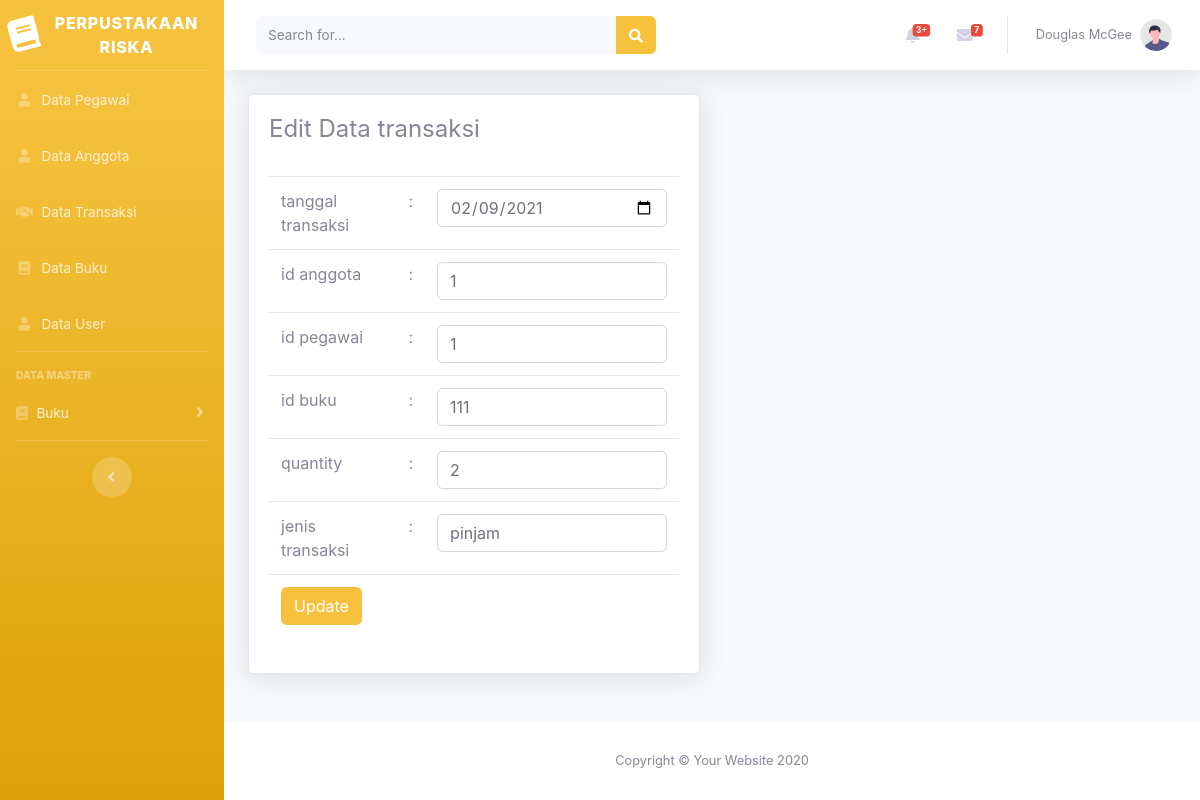
Screenshot of /perpustakaan_riska/beranda.php?page=transaksi&aksi=edit&id=1 with the database file from the repository.
### tables this page shows
CREATE TABLE `tabel_transaksi` (
  `id_transaksi` int(5) NOT NULL,
  `tanggal_transaksi` date NOT NULL,
  `id_anggota` int(5) NOT NULL,
  `id_pegawai` int(5) NOT NULL,
  `id_buku` int(7) NOT NULL,
  `quantity` int(2) NOT NULL,
  `jenis_transaksi` enum('pinjam','kembali') NOT NULL
);

### perpustakaan_riska/views/transaksi/edittransaksi.php (the view, shortened to what this page needs)
<?php
    @$id = $_GET['id'];
    $sql    = "select * from tabel_transaksi where id_transaksi=$id";
    $show   = $db->query($sql);
    $hasil  = mysqli_fetch_assoc($show);
?>
<div class="container-fluid">
    <div class="row">
        <div class="col-lg-6">
            <div class="card shadow mb-4">
                <div class="card-body">
                    <div class="table-responsive">
                        <h4>Edit Data transaksi</h4>
                        <br>
                        <form action="model/transaksi/prosesupdatetransaksi.php" method="POST">
                            <table class="table">
                            <tr>
                                    <td>tanggal transaksi</td>
                                    <td>:</td>
                                    <td><input type="date" class="form-control" name="tanggal_transaksi" id="tanggal_transaksi"
                                            value="<?php echo $hasil['tanggal_transaksi']?>"></td>
                                </tr>
                                <tr>
                                    <td>id anggota</td>
                                    <td>:</td>
                                    <td><input type="text" class="form-control" name="id_anggota" id="id_anggota"
                                            value="<?php echo $hasil['id_anggota']?>"></td>
                                </tr>
                                <tr>
                                    <td>id pegawai</td>
                                    <td>:</td>
                                    <td><input type="text" class="form-control" name="id_pegawai" id="id_pegawai"
                                            value="<?php echo $hasil['id_pegawai']?>"></td>
                                </tr>
                                <tr>
                                    <td>id buku</td>
                                    <td>:</td>
                                    <td><input type="text" class="form-control" name="id_buku" id="id_buku"
                                            value="<?php echo $hasil['id_buku']?>"></td>
                                </tr>
                                <tr>
                                    <td>quantity</td>
                                    <td>:</td>
                                    <td><input type="text" class="form-control" name="quantity" id="quantity"
                                            value="<?php echo $hasil['quantity']?>"></td>
                                </tr>
                                <tr>
                                    <td>jenis transaksi</td>
                                    <td>:</td>
                                    <td><input type="text" class="form-control" name="jenis_transaksi" id="jenis_transaksi"
                                            value="<?php echo $hasil['jenis_transaksi']?>"></td>
                                </tr>
                                <tr>
                                    <td colspan="3">
                                        <input type="submit" class="btn btn-warning" value="Update">
                                    </td>
                                </tr>
                            </table>
                        </form>
                    </div>
                </div>
            </div>
        </div>
    </div>
</div>

### rows the page displays
tabel_transaksi: tanggal_transaksi "02/09/2021", id_anggota "1", id_pegawai "1", id_buku "111", quantity "2", jenis_transaksi "pinjam"
